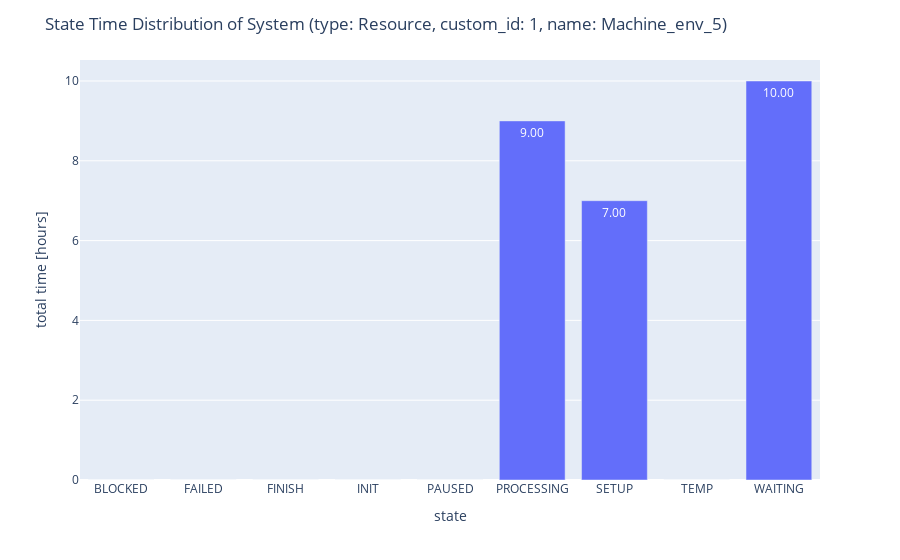

Notebook cell for this chart:
### Code cell
fig = mon.draw_state_bar_chart()

### Figure 1 — Plotly figure (JSON) as saved in the notebook; plotly's stock layout.template omitted (floating-point values rounded to 4 significant figures)
{"data": [{"alignmentgroup": "True", "hovertemplate": "state=%{x}<br>total time [hours]=%{y}<extra></extra>", "legendgroup": "", "marker": {"color": "#636efa", "pattern": {"shape": ""}}, "name": "", "offsetgroup": "", "orientation": "v", "showlegend": false, "textposition": "auto", "texttemplate": "%{y:.2f}", "type": "bar", "x": ["BLOCKED", "FAILED", "FINISH", "INIT", "PAUSED", "PROCESSING", "SETUP", "TEMP", "WAITING"], "xaxis": "x", "y": [0, 0, 0, 0, 0, 9, 7, 0, 10], "yaxis": "y"}], "layout": {"barmode": "relative", "legend": {"tracegroupgap": 0}, "margin": {"t": 60}, "showlegend": false, "title": {"text": "State Time Distribution of System (type: Resource, custom_id: 1, name: Machine_env_5)"}, "xaxis": {"anchor": "y", "domain": [0, 1], "title": {"text": "state"}}, "yaxis": {"anchor": "x", "domain": [0, 1], "title": {"text": "total time [hours]"}}}}
